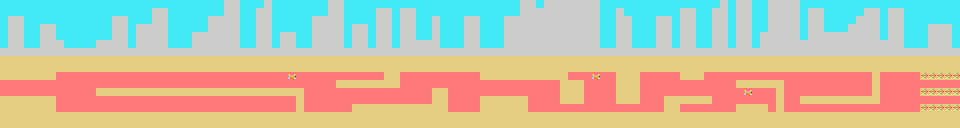

A level layout from a 2D game, rendered from its tile map. Below: a short description, then the map file with its tile-grid data intact:
An orthogonal 120x16 tile map with 8x8 px tiles, 1 tile layer (Capa de patrones 1), 2 tilesets.

<map version="1.10" tiledversion="1.10.2" orientation="orthogonal" renderorder="right-down" compressionlevel="0" width="120" height="16" tilewidth="8" tileheight="8" infinite="0" nextlayerid="2" nextobjectid="1">
 <editorsettings>
  <export target="level1.csv" format="csv" />
 </editorsettings>
 <tileset firstgid="1" source="../scroll960c128/tileset.tsx" />
 <tileset firstgid="769" source="../../tileset.tsx" />
 <layer id="1" name="Capa de patrones 1" width="120" height="16">
  <data encoding="csv">
35,35,35,35,35,35,35,35,35,35,35,35,35,35,35,35,35,35,35,35,35,35,35,35,35,35,35,35,37,37,35,35,35,37,35,35,35,35,35,35,35,37,37,35,35,35,35,35,35,35,35,35,35,35,35,35,35,35,35,35,35,35,35,35,35,37,37,35,37,37,37,37,37,37,37,35,35,35,35,35,35,35,35,35,35,35,35,35,35,35,37,35,37,37,35,35,37,37,37,37,35,35,35,35,35,35,35,35,35,35,35,35,35,35,35,35,35,35,35,35,
35,35,35,35,35,35,35,35,35,35,35,35,35,35,35,35,35,35,35,37,37,35,35,35,35,35,35,35,37,37,35,35,37,37,35,35,35,35,35,35,35,37,37,35,35,35,35,37,37,35,37,37,35,35,35,35,35,35,35,35,35,35,35,35,35,37,37,37,37,37,37,37,37,37,37,35,35,37,35,35,35,35,35,35,35,37,37,35,35,37,37,35,37,37,35,35,37,37,37,37,35,37,37,35,35,35,35,35,37,37,35,37,37,35,35,35,35,35,35,35,
35,37,37,35,35,35,35,35,35,35,35,35,35,35,37,37,35,35,35,37,37,35,35,35,35,35,37,37,37,37,35,35,37,37,35,35,35,35,35,37,37,37,37,35,35,35,35,37,37,35,37,37,35,35,37,35,35,35,37,37,35,35,35,37,37,37,37,37,37,37,37,37,37,37,37,35,35,37,37,35,35,35,37,37,35,37,37,35,35,37,37,35,37,37,35,35,37,37,37,37,35,37,37,35,35,35,35,37,37,37,35,37,37,35,35,35,35,35,35,35,
35,37,37,35,35,37,37,35,35,35,35,35,35,35,37,37,35,37,37,37,37,35,35,35,35,35,37,37,37,37,35,35,37,37,35,35,35,35,35,37,37,37,37,35,37,37,35,37,37,35,37,37,35,35,37,35,35,35,37,37,35,35,35,37,37,37,37,37,37,37,37,37,37,37,37,35,35,37,37,35,35,35,37,37,35,37,37,35,35,37,37,35,37,37,35,35,37,37,37,37,35,37,37,35,35,35,37,37,37,37,35,37,37,35,35,35,37,37,37,35,
35,37,37,35,35,37,37,35,35,35,35,35,35,35,37,37,35,37,37,37,37,35,35,35,37,37,37,37,37,37,35,35,37,37,35,37,37,35,35,37,37,37,37,35,37,37,35,37,37,35,37,37,35,35,37,35,35,35,37,37,35,35,35,37,37,37,37,37,37,37,37,37,37,37,37,35,35,37,37,35,35,35,37,37,35,37,37,35,35,37,37,35,37,37,35,37,37,37,37,37,35,37,37,37,37,37,37,37,37,37,35,37,37,35,35,35,37,37,37,35,
35,37,37,35,35,37,37,37,35,35,35,35,37,37,37,37,35,37,37,37,37,35,35,35,37,37,37,37,37,37,35,35,37,37,35,37,37,35,35,37,37,37,37,35,37,37,35,37,37,35,37,37,37,37,37,35,35,35,37,37,35,35,35,37,37,37,37,37,37,37,37,37,37,37,37,35,35,37,37,35,35,35,37,37,35,37,37,35,35,37,37,35,37,37,35,37,37,37,37,37,37,37,37,37,37,37,37,37,37,37,37,37,37,35,35,35,37,37,37,35,
37,37,37,37,37,37,37,37,37,37,37,37,37,37,37,37,37,37,37,37,37,37,37,37,37,37,37,37,37,37,37,37,37,37,37,37,37,37,37,37,37,37,37,37,37,37,37,37,37,37,37,37,37,37,37,37,37,37,37,37,37,37,37,37,37,37,37,37,37,37,37,37,37,37,37,37,37,37,37,37,37,37,37,37,37,37,37,37,37,37,37,37,37,37,37,37,37,37,37,37,37,37,37,37,37,37,37,37,37,37,37,37,37,37,37,37,37,37,37,37,
65,65,65,65,65,65,65,65,65,65,65,65,65,65,65,65,65,65,65,65,65,65,65,65,65,65,65,65,65,65,65,65,65,65,65,65,65,65,65,65,65,65,65,65,65,65,65,65,65,65,65,65,65,65,65,65,65,65,65,65,65,65,65,65,65,65,65,65,65,65,65,65,65,65,65,65,65,65,65,65,65,65,65,65,65,65,65,65,65,65,65,65,65,65,65,65,65,65,65,65,65,65,65,65,65,65,65,65,65,65,65,65,65,65,65,65,65,65,65,65,
65,65,65,65,65,65,65,65,65,65,65,65,65,65,65,65,65,65,65,65,65,65,65,65,65,65,65,65,65,65,65,65,65,65,65,65,65,65,65,65,65,65,65,65,65,65,65,65,65,65,65,65,65,65,65,65,65,65,65,65,65,65,65,65,65,65,65,65,65,65,65,65,65,65,65,65,65,65,65,65,65,65,65,65,65,65,65,65,65,65,65,65,65,65,65,65,65,65,65,65,65,65,65,65,65,65,65,65,65,65,65,65,65,65,65,65,65,65,65,65,
65,65,65,65,65,65,65,33,33,33,33,33,33,33,33,33,33,33,33,33,33,33,33,33,33,33,33,33,33,33,33,33,33,33,33,33,7,33,33,33,33,33,33,33,33,33,33,33,65,65,33,33,33,33,33,33,33,33,33,33,65,65,65,65,65,65,65,65,65,65,65,33,33,33,7,33,33,65,65,65,33,33,33,33,33,65,65,65,33,33,33,33,33,33,33,33,33,33,33,33,33,33,33,33,33,33,33,33,33,65,33,33,33,33,33,42,42,42,42,42,
33,33,33,33,33,33,33,33,33,33,33,33,33,33,33,33,33,33,33,33,33,33,33,33,33,33,33,33,33,33,33,33,33,33,33,33,33,33,33,33,33,33,65,65,65,65,65,65,65,65,33,33,33,33,33,33,33,33,33,33,33,33,33,33,33,33,33,33,33,33,65,65,65,33,33,33,33,65,65,65,33,33,33,33,33,33,33,33,33,33,33,33,65,65,65,65,65,65,33,33,33,33,33,33,33,33,33,33,33,65,33,33,33,33,33,33,33,33,33,33,
33,33,33,33,33,33,33,33,33,33,33,33,65,65,65,65,65,65,65,65,65,65,65,65,65,65,65,65,65,65,65,65,65,65,65,65,65,65,33,33,33,33,33,33,33,33,33,33,33,33,33,33,33,33,65,65,33,33,33,33,33,33,33,33,33,33,33,33,33,33,65,65,65,33,33,33,33,65,65,65,33,33,33,33,33,33,33,33,33,33,33,33,33,7,33,33,33,65,33,33,33,33,33,33,33,33,33,33,33,65,33,33,33,33,33,42,42,42,42,42,
65,65,65,65,65,65,65,33,33,33,33,33,33,33,33,33,33,33,33,33,33,33,33,33,33,33,33,33,33,33,33,33,33,33,33,33,33,65,33,33,33,33,33,33,33,33,33,33,33,33,33,33,33,33,65,65,33,33,33,33,65,65,65,65,65,65,33,33,33,33,65,65,65,33,33,33,33,65,65,65,33,33,33,65,65,65,65,65,65,33,33,33,33,33,33,33,33,65,33,33,65,65,65,65,65,65,65,65,65,65,33,33,33,33,33,33,33,33,33,33,
65,65,65,65,65,65,65,33,33,33,33,33,33,33,33,33,33,33,33,33,33,33,33,33,33,33,33,33,33,33,33,33,33,33,33,33,33,65,33,33,33,33,33,33,65,65,65,65,65,65,65,65,65,65,65,65,33,33,33,33,65,65,65,65,65,65,33,33,33,33,33,33,33,33,33,33,33,33,33,33,33,33,33,65,65,33,33,33,33,33,33,33,65,65,65,65,33,65,33,33,33,33,33,33,33,33,33,33,33,33,33,33,33,33,33,42,42,42,42,42,
65,65,65,65,65,65,65,65,65,65,65,65,65,65,65,65,65,65,65,65,65,65,65,65,65,65,65,65,65,65,65,65,65,65,65,65,65,65,65,65,65,65,65,65,65,65,65,65,65,65,65,65,65,65,65,65,65,65,65,65,65,65,65,65,65,65,65,65,65,65,65,65,65,65,65,65,65,65,65,65,65,65,65,65,65,65,65,65,65,65,65,65,65,65,65,65,65,65,65,65,65,65,65,65,65,65,65,65,65,65,65,65,65,65,65,65,65,65,65,65,
65,65,65,65,65,65,65,65,65,65,65,65,65,65,65,65,65,65,65,65,65,65,65,65,65,65,65,65,65,65,65,65,65,65,65,65,65,65,65,65,65,65,65,65,65,65,65,65,65,65,65,65,65,65,65,65,65,65,65,65,65,65,65,65,65,65,65,65,65,65,65,65,65,65,65,65,65,65,65,65,65,65,65,65,65,65,65,65,65,65,65,65,65,65,65,65,65,65,65,65,65,65,65,65,65,65,65,65,65,65,65,65,65,65,65,65,65,65,65,65
</data>
 </layer>
</map>
